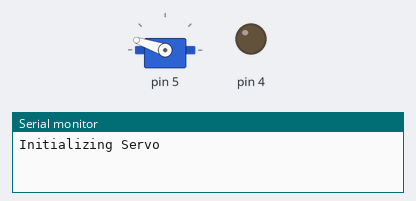
A program run on a simulated Arduino Uno, built with avr-gcc and run on an emulated ATmega328P. Parts: servo, output pins drawn as LEDs (lit = HIGH), the last lines printed to the serial monitor.

Above: at 0.1 s.
At 0.7 s:
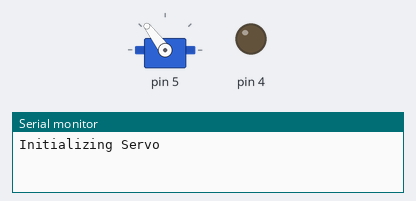
At 1.3 s:
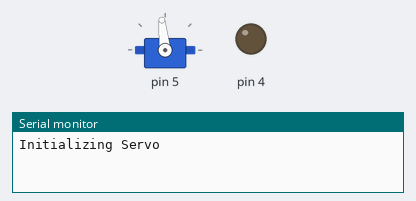
At 2.8 s:
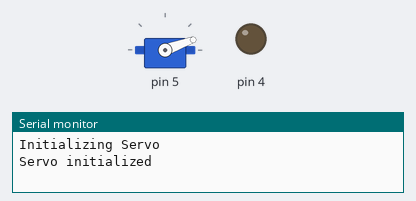
Timing chart, 0 to 4.3 s (numbered marks = the images above):
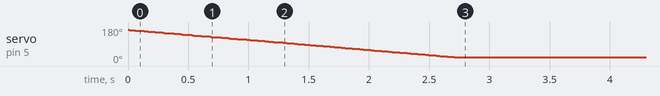

The program:

main.cpp
```cpp
/**
*	Ceredi Simone - simone.ceredi@studio.unibo.it
*	Conti Alessio - alessio.conti3@studio.unibo.it
*/


#include <Arduino.h>
#include "SoftwareSerial.h"
#include "header.h"
#include "main.h"
#include "Led.h"
#include "ServoMotor.h"
#include "BlinkTask.h"
#include "ServoMovementTask.h"
#include "MsgControllerTask.h"
#include "NormalStateTask.h"
#include "AlarmStateTask.h"
#include "Scheduler.h"

ServoMovementTask *servoMovementTask;
BlinkTask *blinkTask;
Led *led1;
ServoMotor *servo;
NormalStateTask *normalStateTask;
AlarmStateTask *alarmStateTask;
ManualModeTask *manualModeTask;
MsgControllerTask *msgControllerTask;
SoftwareSerial btChannel(HC_TX_PIN, HC_RX_PIN);

Scheduler scheduler;

void createSensors()
{
    led1 = new Led(LED_PIN);
    servo = new ServoMotor(SERVO_PIN);
}

void createTasks()
{
    servoMovementTask = new ServoMovementTask(servo);
    blinkTask = new BlinkTask();
    normalStateTask = new NormalStateTask();
    alarmStateTask = new AlarmStateTask();
    manualModeTask = new ManualModeTask();
    msgControllerTask = new MsgControllerTask();
}

void setupTasks()
{
    servoMovementTask->init(SCHEDULE_TIME);
    scheduler.addTask(servoMovementTask);
    servoMovementTask->setActive(true);
    blinkTask->init(SCHEDULE_TIME * 25, led1, BLINK_FOREVER);
    blinkTask->setActive(false);
    scheduler.addTask(blinkTask);
    normalStateTask->init(SCHEDULE_TIME * 5);
    scheduler.addTask(normalStateTask);
    alarmStateTask->init(SCHEDULE_TIME * 5);
    scheduler.addTask(alarmStateTask);
    manualModeTask->init(SCHEDULE_TIME * 5);
    scheduler.addTask(manualModeTask);
    msgControllerTask->init(SCHEDULE_TIME);
    scheduler.addTask(msgControllerTask);
    msgControllerTask->setActive(true);
}

void setup()
{
    Serial.begin(9600);
    createSensors();
    createTasks();
    setupTasks();
    scheduler.init(SCHEDULE_TIME);
}

void loop()
{
    scheduler.schedule();
}
```
